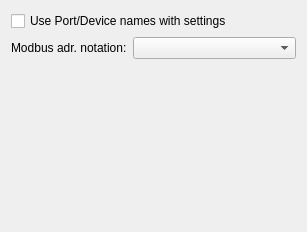
<?xml version="1.0" encoding="UTF-8"?>
<ui version="4.0">
 <class>mbCoreWidgetSettingsView</class>
 <widget class="QWidget" name="mbCoreWidgetSettingsView">
  <property name="geometry">
   <rect>
    <x>0</x>
    <y>0</y>
    <width>307</width>
    <height>232</height>
   </rect>
  </property>
  <property name="windowTitle">
   <string>Form</string>
  </property>
  <layout class="QFormLayout" name="formLayout">
   <item row="0" column="0" colspan="2">
    <widget class="QCheckBox" name="chbUseNameWithSettings">
     <property name="text">
      <string>Use Port/Device names with settings</string>
     </property>
    </widget>
   </item>
   <item row="1" column="0">
    <widget class="QLabel" name="label">
     <property name="text">
      <string>Modbus adr. notation:</string>
     </property>
    </widget>
   </item>
   <item row="1" column="1">
    <widget class="QComboBox" name="cmbAddressNotation"/>
   </item>
   <item row="2" column="0">
    <spacer name="verticalSpacer_2">
     <property name="orientation">
      <enum>Qt::Vertical</enum>
     </property>
     <property name="sizeHint" stdset="0">
      <size>
       <width>20</width>
       <height>183</height>
      </size>
     </property>
    </spacer>
   </item>
  </layout>
 </widget>
 <resources/>
 <connections/>
</ui>
